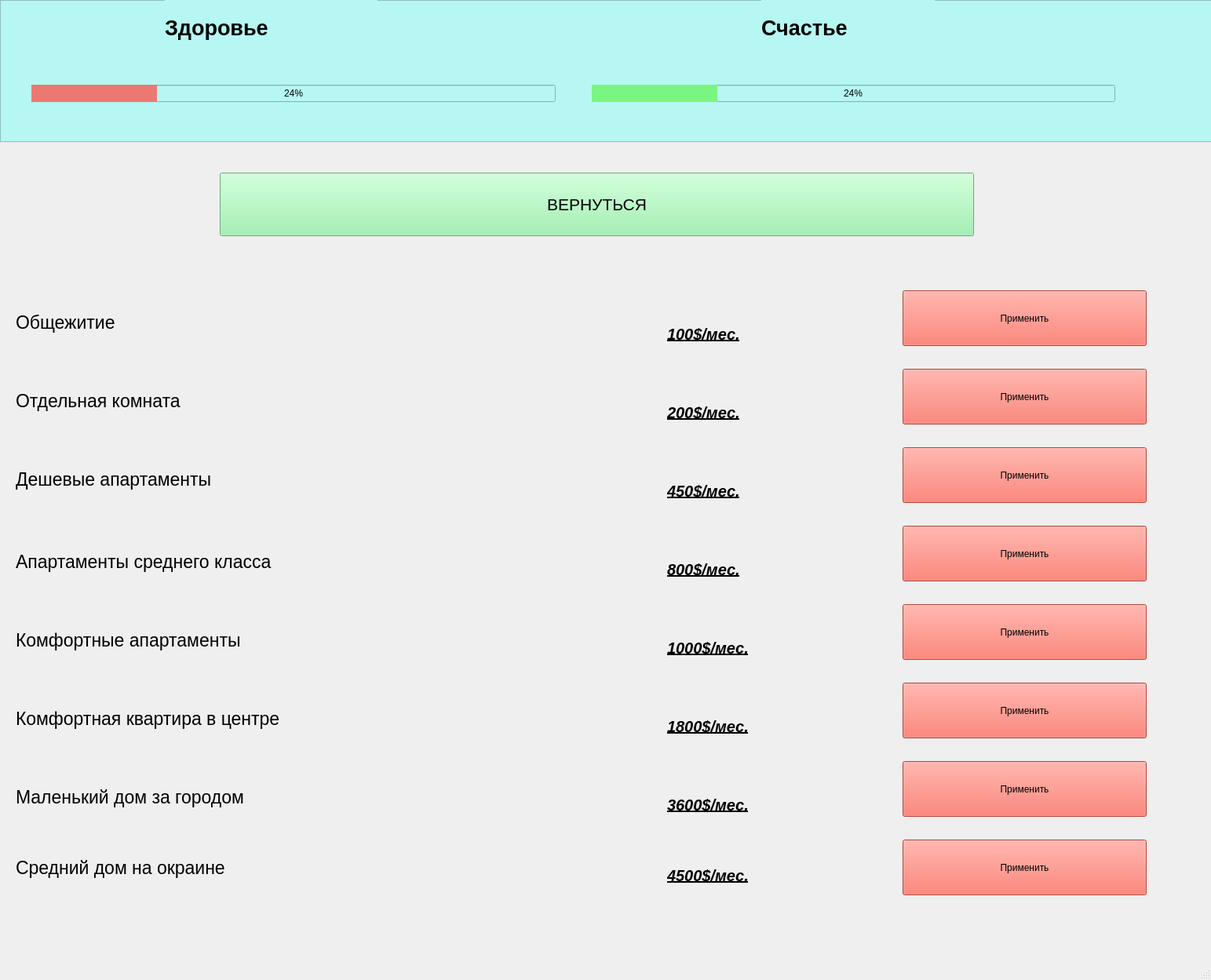
<?xml version="1.0" encoding="UTF-8"?>
<ui version="4.0">
 <class>Housing</class>
 <widget class="QMainWindow" name="Housing">
  <property name="geometry">
   <rect>
    <x>0</x>
    <y>0</y>
    <width>1543</width>
    <height>1249</height>
   </rect>
  </property>
  <property name="windowTitle">
   <string>MainWindow</string>
  </property>
  <widget class="QWidget" name="centralwidget">
   <widget class="QLabel" name="label_3">
    <property name="geometry">
     <rect>
      <x>20</x>
      <y>590</y>
      <width>511</width>
      <height>41</height>
     </rect>
    </property>
    <property name="font">
     <font>
      <pointsize>17</pointsize>
      <underline>false</underline>
     </font>
    </property>
    <property name="text">
     <string>Дешевые апартаменты</string>
    </property>
   </widget>
   <widget class="QPushButton" name="pushButton">
    <property name="geometry">
     <rect>
      <x>1150</x>
      <y>370</y>
      <width>311</width>
      <height>71</height>
     </rect>
    </property>
    <property name="styleSheet">
     <string notr="true">background-color: rgb(246, 97, 81)</string>
    </property>
    <property name="text">
     <string>Применить</string>
    </property>
   </widget>
   <widget class="QLabel" name="label_11">
    <property name="geometry">
     <rect>
      <x>850</x>
      <y>890</y>
      <width>291</width>
      <height>71</height>
     </rect>
    </property>
    <property name="font">
     <font>
      <pointsize>15</pointsize>
      <weight>75</weight>
      <italic>true</italic>
      <bold>true</bold>
      <underline>true</underline>
     </font>
    </property>
    <property name="text">
     <string>1800$/мес.</string>
    </property>
   </widget>
   <widget class="QLabel" name="label_4">
    <property name="geometry">
     <rect>
      <x>20</x>
      <y>690</y>
      <width>661</width>
      <height>51</height>
     </rect>
    </property>
    <property name="font">
     <font>
      <pointsize>17</pointsize>
      <underline>false</underline>
     </font>
    </property>
    <property name="text">
     <string>Апартаменты среднего класса</string>
    </property>
   </widget>
   <widget class="QLabel" name="label_6">
    <property name="geometry">
     <rect>
      <x>20</x>
      <y>890</y>
      <width>681</width>
      <height>51</height>
     </rect>
    </property>
    <property name="font">
     <font>
      <pointsize>17</pointsize>
      <underline>false</underline>
     </font>
    </property>
    <property name="text">
     <string>Комфортная квартира в центре</string>
    </property>
   </widget>
   <widget class="QLabel" name="label_16">
    <property name="geometry">
     <rect>
      <x>850</x>
      <y>990</y>
      <width>291</width>
      <height>71</height>
     </rect>
    </property>
    <property name="font">
     <font>
      <pointsize>15</pointsize>
      <weight>75</weight>
      <italic>true</italic>
      <bold>true</bold>
      <underline>true</underline>
     </font>
    </property>
    <property name="text">
     <string>3600$/мес.</string>
    </property>
   </widget>
   <widget class="QLabel" name="label_13">
    <property name="geometry">
     <rect>
      <x>20</x>
      <y>990</y>
      <width>601</width>
      <height>51</height>
     </rect>
    </property>
    <property name="font">
     <font>
      <pointsize>17</pointsize>
      <underline>false</underline>
     </font>
    </property>
    <property name="text">
     <string>Маленький дом за городом</string>
    </property>
   </widget>
   <widget class="QLabel" name="label_9">
    <property name="geometry">
     <rect>
      <x>850</x>
      <y>590</y>
      <width>291</width>
      <height>71</height>
     </rect>
    </property>
    <property name="font">
     <font>
      <pointsize>15</pointsize>
      <weight>75</weight>
      <italic>true</italic>
      <bold>true</bold>
      <underline>true</underline>
     </font>
    </property>
    <property name="text">
     <string>450$/мес.</string>
    </property>
   </widget>
   <widget class="QLabel" name="label_10">
    <property name="geometry">
     <rect>
      <x>850</x>
      <y>690</y>
      <width>291</width>
      <height>71</height>
     </rect>
    </property>
    <property name="font">
     <font>
      <pointsize>15</pointsize>
      <weight>75</weight>
      <italic>true</italic>
      <bold>true</bold>
      <underline>true</underline>
     </font>
    </property>
    <property name="text">
     <string>800$/мес.</string>
    </property>
   </widget>
   <widget class="QLabel" name="label_12">
    <property name="geometry">
     <rect>
      <x>850</x>
      <y>790</y>
      <width>291</width>
      <height>71</height>
     </rect>
    </property>
    <property name="font">
     <font>
      <pointsize>15</pointsize>
      <weight>75</weight>
      <italic>true</italic>
      <bold>true</bold>
      <underline>true</underline>
     </font>
    </property>
    <property name="text">
     <string>1000$/мес.</string>
    </property>
   </widget>
   <widget class="QLabel" name="label_7">
    <property name="geometry">
     <rect>
      <x>850</x>
      <y>390</y>
      <width>201</width>
      <height>71</height>
     </rect>
    </property>
    <property name="font">
     <font>
      <pointsize>15</pointsize>
      <weight>75</weight>
      <italic>true</italic>
      <bold>true</bold>
      <underline>true</underline>
     </font>
    </property>
    <property name="text">
     <string>100$/мес.</string>
    </property>
   </widget>
   <widget class="QLabel" name="label">
    <property name="geometry">
     <rect>
      <x>20</x>
      <y>390</y>
      <width>261</width>
      <height>41</height>
     </rect>
    </property>
    <property name="font">
     <font>
      <pointsize>17</pointsize>
      <weight>50</weight>
      <bold>false</bold>
      <underline>false</underline>
     </font>
    </property>
    <property name="text">
     <string>Общежитие</string>
    </property>
   </widget>
   <widget class="QLabel" name="label_15">
    <property name="geometry">
     <rect>
      <x>20</x>
      <y>1080</y>
      <width>551</width>
      <height>51</height>
     </rect>
    </property>
    <property name="font">
     <font>
      <pointsize>17</pointsize>
      <underline>false</underline>
     </font>
    </property>
    <property name="text">
     <string>Средний дом на окраине</string>
    </property>
   </widget>
   <widget class="QLabel" name="label_14">
    <property name="geometry">
     <rect>
      <x>850</x>
      <y>1090</y>
      <width>291</width>
      <height>51</height>
     </rect>
    </property>
    <property name="font">
     <font>
      <pointsize>15</pointsize>
      <weight>75</weight>
      <italic>true</italic>
      <bold>true</bold>
      <underline>true</underline>
     </font>
    </property>
    <property name="text">
     <string>4500$/мес.</string>
    </property>
   </widget>
   <widget class="QPushButton" name="pushButton_8">
    <property name="geometry">
     <rect>
      <x>280</x>
      <y>220</y>
      <width>961</width>
      <height>81</height>
     </rect>
    </property>
    <property name="font">
     <font>
      <pointsize>16</pointsize>
     </font>
    </property>
    <property name="styleSheet">
     <string notr="true">background-color:rgb(143, 240, 164)</string>
    </property>
    <property name="text">
     <string>ВЕРНУТЬСЯ</string>
    </property>
   </widget>
   <widget class="QLabel" name="label_5">
    <property name="geometry">
     <rect>
      <x>20</x>
      <y>790</y>
      <width>591</width>
      <height>51</height>
     </rect>
    </property>
    <property name="font">
     <font>
      <pointsize>17</pointsize>
      <underline>false</underline>
     </font>
    </property>
    <property name="text">
     <string>Комфортные апартаменты</string>
    </property>
   </widget>
   <widget class="QLabel" name="label_2">
    <property name="geometry">
     <rect>
      <x>20</x>
      <y>490</y>
      <width>431</width>
      <height>41</height>
     </rect>
    </property>
    <property name="font">
     <font>
      <pointsize>17</pointsize>
      <underline>false</underline>
     </font>
    </property>
    <property name="text">
     <string>Отдельная комната</string>
    </property>
   </widget>
   <widget class="QLabel" name="label_8">
    <property name="geometry">
     <rect>
      <x>850</x>
      <y>490</y>
      <width>281</width>
      <height>71</height>
     </rect>
    </property>
    <property name="font">
     <font>
      <pointsize>15</pointsize>
      <weight>75</weight>
      <italic>true</italic>
      <bold>true</bold>
      <underline>true</underline>
     </font>
    </property>
    <property name="text">
     <string>200$/мес.</string>
    </property>
   </widget>
   <widget class="QPushButton" name="pushButton_7">
    <property name="geometry">
     <rect>
      <x>1150</x>
      <y>970</y>
      <width>311</width>
      <height>71</height>
     </rect>
    </property>
    <property name="styleSheet">
     <string notr="true">background-color: rgb(246, 97, 81)</string>
    </property>
    <property name="text">
     <string>Применить</string>
    </property>
   </widget>
   <widget class="QPushButton" name="pushButton_9">
    <property name="geometry">
     <rect>
      <x>1150</x>
      <y>1070</y>
      <width>311</width>
      <height>71</height>
     </rect>
    </property>
    <property name="styleSheet">
     <string notr="true">background-color: rgb(246, 97, 81)</string>
    </property>
    <property name="text">
     <string>Применить</string>
    </property>
   </widget>
   <widget class="QPushButton" name="pushButton_6">
    <property name="geometry">
     <rect>
      <x>1150</x>
      <y>870</y>
      <width>311</width>
      <height>71</height>
     </rect>
    </property>
    <property name="styleSheet">
     <string notr="true">background-color: rgb(246, 97, 81)</string>
    </property>
    <property name="text">
     <string>Применить</string>
    </property>
   </widget>
   <widget class="QPushButton" name="pushButton_5">
    <property name="geometry">
     <rect>
      <x>1150</x>
      <y>770</y>
      <width>311</width>
      <height>71</height>
     </rect>
    </property>
    <property name="styleSheet">
     <string notr="true">background-color: rgb(246, 97, 81)</string>
    </property>
    <property name="text">
     <string>Применить</string>
    </property>
   </widget>
   <widget class="QPushButton" name="pushButton_4">
    <property name="geometry">
     <rect>
      <x>1150</x>
      <y>670</y>
      <width>311</width>
      <height>71</height>
     </rect>
    </property>
    <property name="styleSheet">
     <string notr="true">background-color: rgb(246, 97, 81)</string>
    </property>
    <property name="text">
     <string>Применить</string>
    </property>
   </widget>
   <widget class="QPushButton" name="pushButton_3">
    <property name="geometry">
     <rect>
      <x>1150</x>
      <y>570</y>
      <width>311</width>
      <height>71</height>
     </rect>
    </property>
    <property name="styleSheet">
     <string notr="true">background-color: rgb(246, 97, 81)</string>
    </property>
    <property name="text">
     <string>Применить</string>
    </property>
   </widget>
   <widget class="QPushButton" name="pushButton_2">
    <property name="geometry">
     <rect>
      <x>1150</x>
      <y>470</y>
      <width>311</width>
      <height>71</height>
     </rect>
    </property>
    <property name="styleSheet">
     <string notr="true">background-color: rgb(246, 97, 81)</string>
    </property>
    <property name="text">
     <string>Применить</string>
    </property>
   </widget>
   <widget class="QFrame" name="frame">
    <property name="geometry">
     <rect>
      <x>0</x>
      <y>0</y>
      <width>5000</width>
      <height>181</height>
     </rect>
    </property>
    <property name="styleSheet">
     <string notr="true">background-color: rgb(182, 247, 243)</string>
    </property>
    <property name="frameShape">
     <enum>QFrame::StyledPanel</enum>
    </property>
    <property name="frameShadow">
     <enum>QFrame::Raised</enum>
    </property>
    <widget class="QLabel" name="label_17">
     <property name="geometry">
      <rect>
       <x>210</x>
       <y>0</y>
       <width>271</width>
       <height>71</height>
      </rect>
     </property>
     <property name="font">
      <font>
       <pointsize>20</pointsize>
       <weight>75</weight>
       <bold>true</bold>
      </font>
     </property>
     <property name="styleSheet">
      <string notr="true">text-align: center;</string>
     </property>
     <property name="text">
      <string>Здоровье</string>
     </property>
    </widget>
    <widget class="QWidget" name="horizontalLayoutWidget">
     <property name="geometry">
      <rect>
       <x>40</x>
       <y>79</y>
       <width>1381</width>
       <height>81</height>
      </rect>
     </property>
     <layout class="QHBoxLayout" name="horizontalLayout">
      <item>
       <widget class="QProgressBar" name="healthBar">
        <property name="contextMenuPolicy">
         <enum>Qt::CustomContextMenu</enum>
        </property>
        <property name="styleSheet">
         <string notr="true">QProgressBar::chunk {background-color: rgb(235, 121, 113); }
QProgressBar{text-align: center;}</string>
        </property>
        <property name="value">
         <number>24</number>
        </property>
       </widget>
      </item>
      <item>
       <spacer name="horizontalSpacer">
        <property name="orientation">
         <enum>Qt::Horizontal</enum>
        </property>
        <property name="sizeType">
         <enum>QSizePolicy::Minimum</enum>
        </property>
        <property name="sizeHint" stdset="0">
         <size>
          <width>40</width>
          <height>20</height>
         </size>
        </property>
       </spacer>
      </item>
      <item>
       <widget class="QProgressBar" name="happinessBar">
        <property name="styleSheet">
         <string notr="true">QProgressBar::chunk {background-color: rgb(122, 245, 129); }
QProgressBar{text-align: center;}</string>
        </property>
        <property name="value">
         <number>24</number>
        </property>
       </widget>
      </item>
     </layout>
    </widget>
    <widget class="QLabel" name="label_18">
     <property name="geometry">
      <rect>
       <x>970</x>
       <y>0</y>
       <width>221</width>
       <height>71</height>
      </rect>
     </property>
     <property name="font">
      <font>
       <pointsize>20</pointsize>
       <weight>75</weight>
       <bold>true</bold>
      </font>
     </property>
     <property name="styleSheet">
      <string notr="true">text-align: center;</string>
     </property>
     <property name="text">
      <string>Счастье</string>
     </property>
    </widget>
   </widget>
  </widget>
  <widget class="QMenuBar" name="menubar">
   <property name="geometry">
    <rect>
     <x>0</x>
     <y>0</y>
     <width>1543</width>
     <height>39</height>
    </rect>
   </property>
  </widget>
  <widget class="QStatusBar" name="statusbar"/>
 </widget>
 <resources/>
 <connections/>
</ui>
